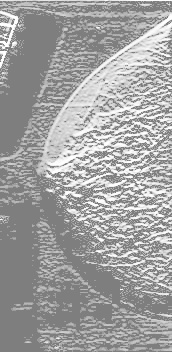
#> input picture 4BM2-PROCESAMIENTO_DIGITAL_DE_IMAGENES/4BM2-PDI-P01-main/Resultados/leftEcualizadaV.jpg, 172 x 352 px
$ python main.py
#> lines starting #> are read from the running program, lines starting #| are printed output that depends on the picture
#> in main, img is the input picture: shape (352, 172, 3); min 118, max 255, mean 161.1
import cv2
import numpy as np
import matplotlib.pyplot as plt

def filtroPromedioPesado(img):

    # Define el tamaño del kernel (ventana de promedio)
    kernel_size = 5  # Puedes ajustar este valor según tus necesidades

    # Crea un kernel de pesos uniformes para el filtro de promedio ponderado
    kernel = np.ones((kernel_size, kernel_size), np.float32) / (kernel_size * kernel_size)

    # Aplica el filtro de promedio ponderado
    filtered_image = cv2.filter2D(img, -1, kernel)
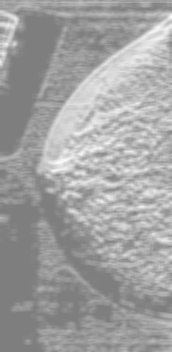
#> filtered_image: shape (352, 172, 3); min 126, max 251, mean 161.1

    cv2.imwrite("C:\\Users\\lenovo\\Desktop\\4BM2-PDI-P01-main\\Resultados\\R3V.jpg", filtered_image)

    # Muestra ambas imágenes en un solo plot
    plt.figure(figsize=(12, 6))

    plt.subplot(1, 2, 1)
    plt.imshow(cv2.cvtColor(img, cv2.COLOR_BGR2RGB))
    plt.title('Imagen Original')
    plt.axis('off')

    plt.subplot(1, 2, 2)
    plt.imshow(cv2.cvtColor(filtered_image, cv2.COLOR_BGR2RGB))
    plt.title('Imagen Filtrada')
    plt.axis('off')

    plt.show()
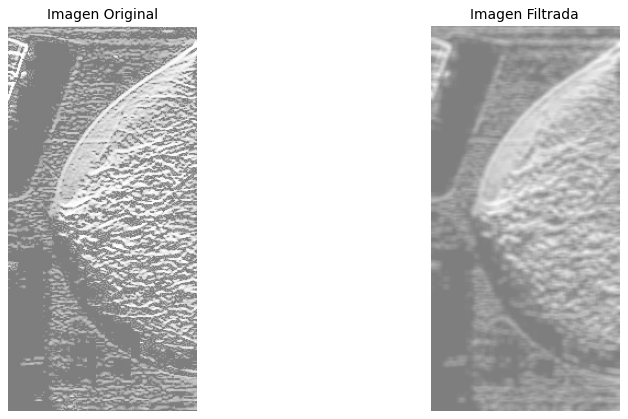
#> figure drawn by matplotlib, 2 panels

    return filtered_image

def main():
    # Leer la imagen
    img = cv2.imread('Resultados/leftEcualizadaV.jpg')
    filtroPromedioPesado(img)

if __name__ == "__main__":
    main()

$ run again, with 4BM2-PROCESAMIENTO_DIGITAL_DE_IMAGENES/4BM2-PDI-P01-main/Resultados/R2.jpg copied over 4BM2-PROCESAMIENTO_DIGITAL_DE_IMAGENES/4BM2-PDI-P01-main/Resultados/leftEcualizadaV.jpg
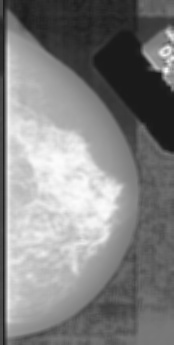
#> input picture 4BM2-PROCESAMIENTO_DIGITAL_DE_IMAGENES/4BM2-PDI-P01-main/Resultados/R2.jpg, 174 x 345 px
#> in main, img is the input picture: shape (345, 174, 3); min 24, max 252, mean 130
#> in filtroPromedioPesado, `plt.show()`:
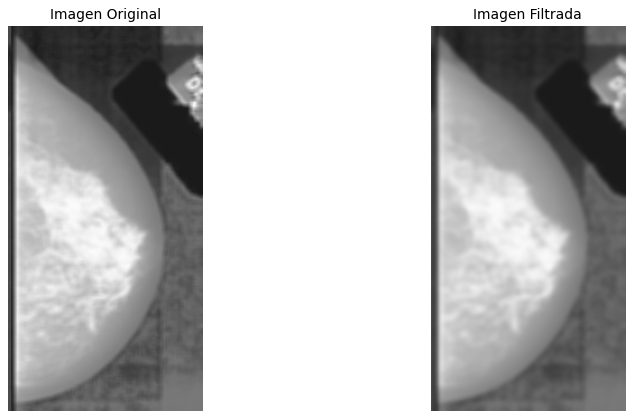
#> figure drawn by matplotlib, 2 panels
